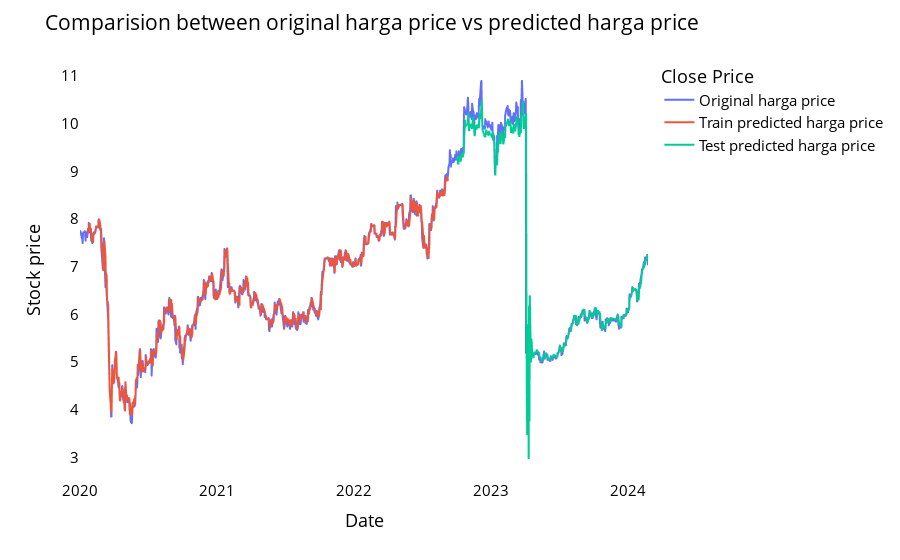

The cell this chart's notebook holds for it:
### Markdown cell above
### Comparision between original stock close price vs predicted close price

### Code cell
# shift train predictions for plotting
look_back=time_step
trainPredictPlot = np.empty_like(mandiri_norm)
trainPredictPlot[:, :] = np.nan
trainPredictPlot[look_back:len(train_predict)+look_back, :] = train_predict
print("Train predicted data: ", trainPredictPlot.shape)

# shift test predictions for plotting
testPredictPlot = np.empty_like(mandiri_norm)
testPredictPlot[:, :] = np.nan
testPredictPlot[len(train_predict)+(look_back*2)+1:len(train_predict)+(look_back*2)+1+len(test_predict), :] = test_predict
print("Test predicted data: ", testPredictPlot.shape)

names = cycle(['Original harga price','Train predicted harga price','Test predicted harga price'])


plotdf = pd.DataFrame({'date': mandiri['tanggal'],
                       'original_harga': mandiri['harga'],
                      'train_predicted_harga': trainPredictPlot.reshape(1,-1)[0].tolist(),
                      'test_predicted_harga': testPredictPlot.reshape(1,-1)[0].tolist()})

fig = px.line(plotdf,x=plotdf['date'], y=[plotdf['original_harga'],plotdf['train_predicted_harga'],
                                          plotdf['test_predicted_harga']],
              labels={'value':'Stock price','date': 'Date'})
fig.update_layout(title_text='Comparision between original harga price vs predicted harga price',
                  plot_bgcolor='white', font_size=15, font_color='black', legend_title_text='Close Price')
fig.for_each_trace(lambda t:  t.update(name = next(names)))

fig.update_xaxes(showgrid=False)
fig.update_yaxes(showgrid=False)
fig.show()

### Figure 1 — Plotly figure (JSON) as saved in the notebook; plotly's stock layout.template omitted (floating-point values rounded to 4 significant figures; data arrays with more than 128 entries replaced by an {"elided": "..."} marker saying what was removed)
{"data": [{"hovertemplate": "variable=original_harga<br>Date=%{x}<br>Stock price=%{y}<extra></extra>", "legendgroup": "original_harga", "line": {"color": "#636efa", "dash": "solid"}, "marker": {"symbol": "circle"}, "mode": "lines", "name": "Original harga price", "showlegend": true, "type": "scattergl", "x": {"elided": "1083 str values"}, "xaxis": "x", "y": {"elided": "1083 float values"}, "yaxis": "y"}, {"hovertemplate": "variable=train_predicted_harga<br>Date=%{x}<br>Stock price=%{y}<extra></extra>", "legendgroup": "train_predicted_harga", "line": {"color": "#EF553B", "dash": "solid"}, "marker": {"symbol": "circle"}, "mode": "lines", "name": "Train predicted harga price", "showlegend": true, "type": "scattergl", "x": {"elided": "1083 str values"}, "xaxis": "x", "y": {"elided": "1083 float values"}, "yaxis": "y"}, {"hovertemplate": "variable=test_predicted_harga<br>Date=%{x}<br>Stock price=%{y}<extra></extra>", "legendgroup": "test_predicted_harga", "line": {"color": "#00cc96", "dash": "solid"}, "marker": {"symbol": "circle"}, "mode": "lines", "name": "Test predicted harga price", "showlegend": true, "type": "scattergl", "x": {"elided": "1083 str values"}, "xaxis": "x", "y": {"elided": "1083 float values"}, "yaxis": "y"}], "layout": {"font": {"color": "black", "size": 15}, "legend": {"title": {"text": "Close Price"}, "tracegroupgap": 0}, "margin": {"t": 60}, "plot_bgcolor": "white", "title": {"text": "Comparision between original harga price vs predicted harga price"}, "xaxis": {"anchor": "y", "domain": [0, 1], "showgrid": false, "title": {"text": "Date"}}, "yaxis": {"anchor": "x", "domain": [0, 1], "showgrid": false, "title": {"text": "Stock price"}}}}
